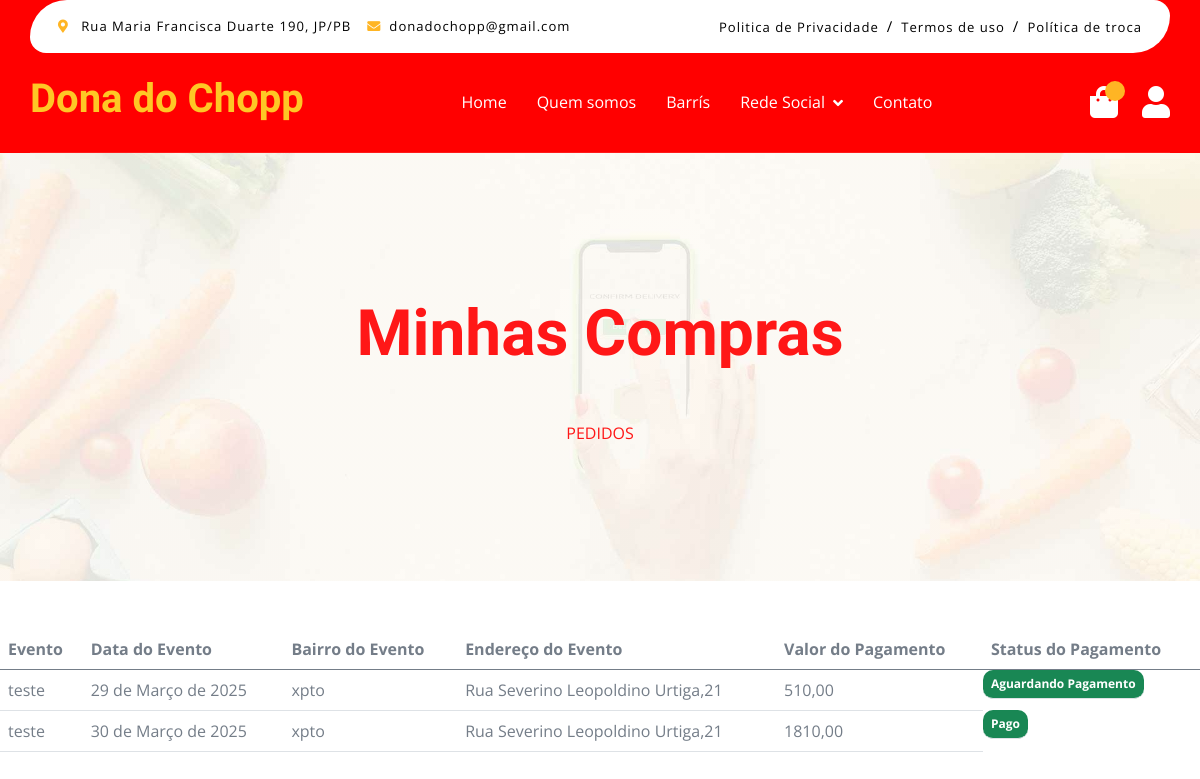
The app's page /minhas-compras/ (signed in), older data.
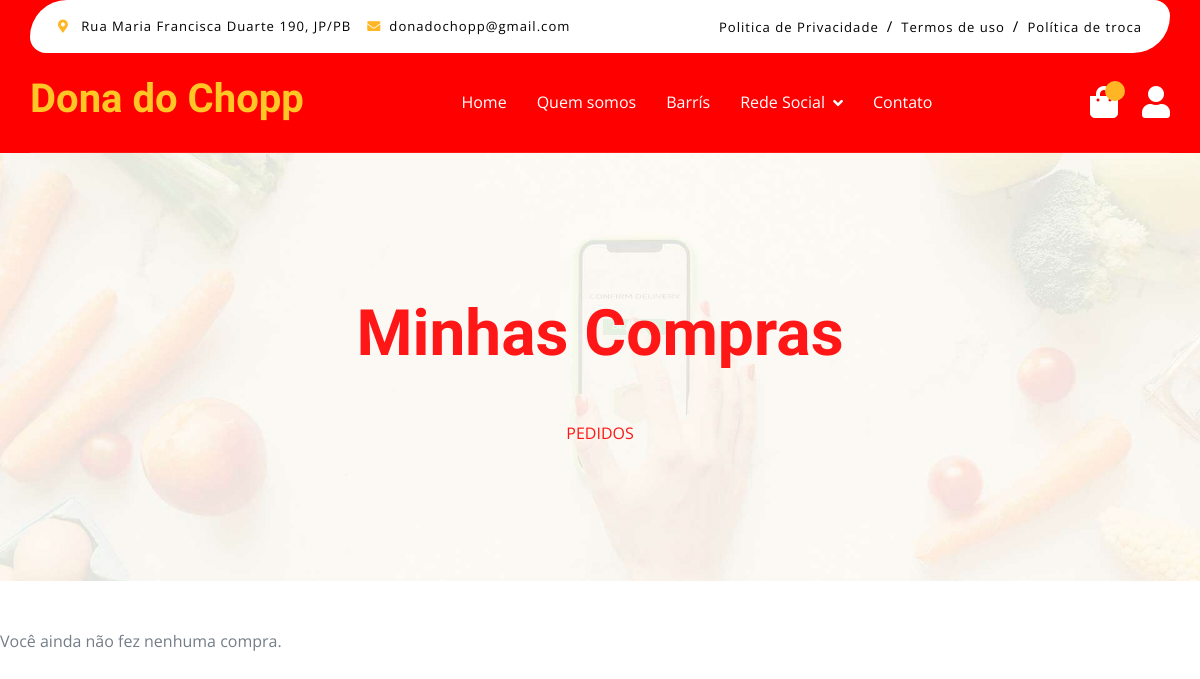
The same page, newer data.
### authentication/models.py (models this page shows, shortened)
class Evento(models.Model):
    usuario = models.ForeignKey(Usuario, on_delete=models.CASCADE)
    cep = models.CharField(max_length=8, default=0)
    celular = models.CharField(max_length=11)
    bairro = models.CharField(max_length=100, default='None')
    endereco = models.CharField(max_length=100)
    data_evento = models.DateField(null=True)
    tipo_evento = models.CharField(max_length=50, null=True)
    status = models.CharField(max_length=50, null=True, blank=True, default=' ')
    hora_evento = models.TimeField(null=True)
    valor = models.DecimalField(max_digits=10, decimal_places=2, default=0)
    chopeiras = models.ManyToManyField(Chopeira)

### authentication/views.py (the view)
# urls.py: path('minhas-compras/', PedidosView.as_view(), name='minhas_compras'),
class PedidosView(TemplateView):
    template_name = 'sucesso.html'
    def get(self, request):
        usuario = request.user.username
        user = Usuario.objects.get(username=usuario)
        eventos = Evento.objects.filter(usuario=user).order_by('-id')
        print(f'-------------{usuario}---------')
        print(f'-------------{len(eventos)}---------')
        context = {'pagamentos':eventos}
        return render(request, self.template_name, context)

### templates/sucesso.html (shortened to what this page needs)
{% extends "base.html" %}
{% block 'content'%}
{% include 'parciais/nav_bar.html'%}
<div class="container-xxl py-5 bg-dark hero-header mb-5">
    <div class="container text-center my-5 pt-5 pb-4">
        <h1 class="mb-5 display-3 text-primary">Minhas Compras</h1>
        <nav aria-label="breadcrumb">
            <ol class="breadcrumb justify-content-center text-uppercase">
                <li class="breadcrumb-item"><a href="#">Pedidos</a></li>
            </ol>
        </nav>
    </div>
</div>
{% if pagamentos %}
    <table class="table d-none d-md-table">
        <thead>
            <tr>
                <th scope="col">Evento</th>
                <th scope="col">Data do Evento</th>
                <th scope="col">Bairro do Evento</th>
                <th scope="col">Endereço do Evento</th>
                <th scope="col">Valor do Pagamento</th>
                <th scope="col">Status do Pagamento</th>
            </tr>
        </thead>
        <tbody>
            {% for pag in pagamentos %}
            <tr>
                <td>{{ pag.tipo_evento }}</td>
                <td>{{ pag.data_evento }}</td>
                <td>{{ pag.bairro }}</td>
                <td>{{ pag.endereco }}</td>
                <td>{{ pag.valor }}</td>
                <td class="badge bg-success">{{ pag.status }}</td>
            </tr>
            {% endfor %}
        </tbody>
    </table>
{% else %}
    <p>Você ainda não fez nenhuma compra.</p>
{% endif %}
{% endblock %}

Row changes from the older to the newer data that the page shows:
removed Evento: tipo_evento "teste", data_evento "29 de Março de 2025", bairro "xpto", endereco "Rua Severino Leopoldino Urtiga,21", valor "510,00", status "Aguardando Pagamento"
removed Evento: tipo_evento "teste", data_evento "30 de Março de 2025", bairro "xpto", endereco "Rua Severino Leopoldino Urtiga,21", valor "1810,00", status "Pago"
Text that changed along with them:
text no longer shown: "Evento Data do Evento Bairro do Evento Endereço do Evento Valor do Pagamento Status do Pagamento"
text now shown: "Você ainda não fez nenhuma compra."
